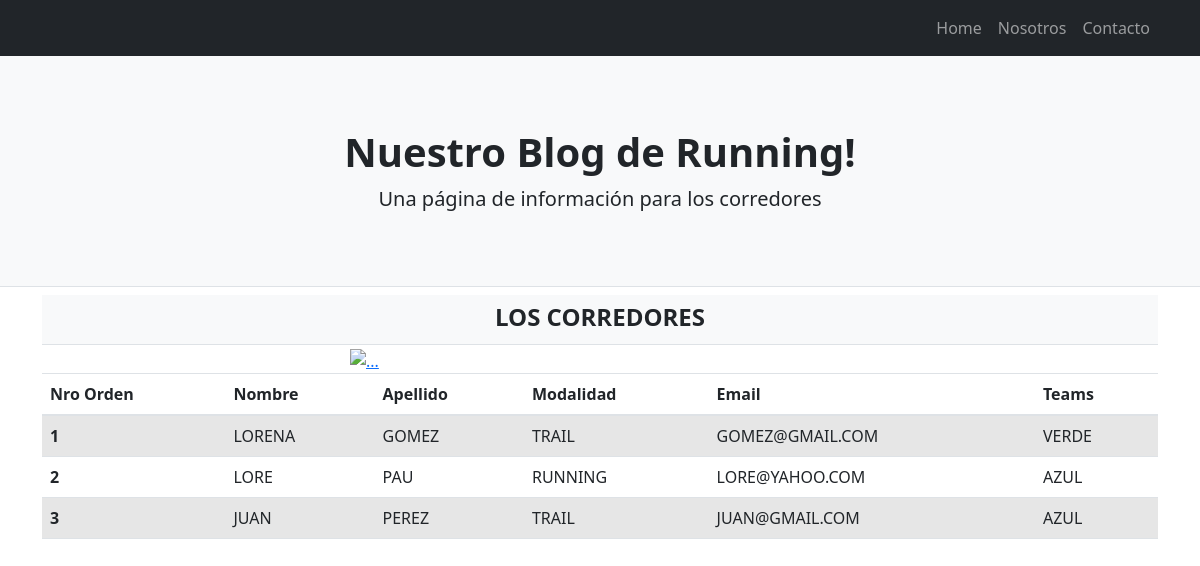
Screenshot of /app_running/corredor with the database file from the repository.
### app_running/models.py (models this page shows, shortened)
class Corredor (models.Model):
    nombre = models.CharField(max_length=30)
    apellido = models.CharField(max_length=30)
    modalidad = models.CharField(max_length=10)
    email = models.EmailField()
    team = models.CharField(max_length=10)

### app_running/views.py (the view)
def corredor (request):
    corredor = Corredor.objects.all()
    dicc = {"corredor" : corredor}
    plantilla = loader.get_template ("corredor.html")
    documento = plantilla.render (dicc)
    return HttpResponse(documento)

### app_running/template/corredor.html
<!DOCTYPE html>
{% extends "padre2.html" %}
{% load static %}
{% block contenido %}
<header class="py-1 bg-light border-bottom mb-1">
  <div class="container">
      <div class="text-center my-1">
          <h4 class="fw-bolder">LOS CORREDORES</h4>
      </div>
  </div>
</header>
<a href="#!"><img class="mx-auto d-block" src="https://images.pexels.com/photos/3760259/pexels-photo-3760259.jpeg?auto=compress&cs=tinysrgb&w=1260&h=750&dpr=1" alt="..." width="500" heigth="350" /></a>
    <table class="table table-striped">
        <thead>
          <tr>
            <th scope="col">Nro Orden</th>
            <th scope="col">Nombre</th>
            <th scope="col">Apellido</th>
            <th scope="col">Modalidad</th>
            <th scope="col">Email</th>
            <th scope="col">Teams</th>
          </tr>
        </thead>
        <tbody>
            {% for n in corredor %}
            <tr>
                <th scope="row">{{n.id}}</th>
                <td>{{n.nombre}}</td>
                <td>{{n.apellido}}</td>
                <td>{{n.modalidad}}</td>
                <td>{{n.email}}</td>
                <td>{{n.team}}</td>
            </tr>
            {% endfor %}
        </tbody>
      </table>
{% endblock %}

### app_running/template/padre2.html (shortened to what this page needs)
<!DOCTYPE html>
<html lang="en">
    <head>
        {% load static %}
        <link rel="stylesheet" href="https://cdn.jsdelivr.net/npm/bootstrap@4.1.3/dist/css/bootstrap.min.css">
        <link href="{% static 'app_running/css/styles.css' %}" rel="stylesheet" />
    </head>
    <body>
        <nav class="navbar navbar-expand-lg navbar-dark bg-dark">
            <div class="container">
                <div class="collapse navbar-collapse" id="navbarSupportedContent">
                    <ul class="navbar-nav ms-auto mb-2 mb-lg-0">
                        <li class="nav-item"><a class="nav-link" href= "{% url 'home' %}">Home</a></li>
                        <li class="nav-item"><a class="nav-link" href= "{% url 'nosotros' %}">Nosotros</a></li>
                        <li class="nav-item"><a class="nav-link" href= "{% url 'contacto' %}">Contacto</a></li>
                    </ul>
                </div>
            </div>
        </nav>
        <header class="py-5 bg-light border-bottom mb-2">
            <div class="container">
                <div class="text-center my-4">
                    <h1 class="fw-bolder">Nuestro Blog de Running!</h1>
                    <p class="lead mb-0">Una página de información para los corredores</p>
                </div>
            </div>
        </header>
        <div class="container">
            <div class="row align-items-center">
                <div class="">
        {% block contenido %}
        {% endblock %}
    </body>
</html>

### rows the page displays
Corredor: id "1", nombre "LORENA", apellido "GOMEZ", modalidad "TRAIL", email "GOMEZ@GMAIL.COM", team "VERDE"
Corredor: id "2", nombre "LORE", apellido "PAU", modalidad "RUNNING", email "LORE@YAHOO.COM", team "AZUL"
Corredor: id "3", nombre "JUAN", apellido "PEREZ", modalidad "TRAIL", email "JUAN@GMAIL.COM", team "AZUL"
